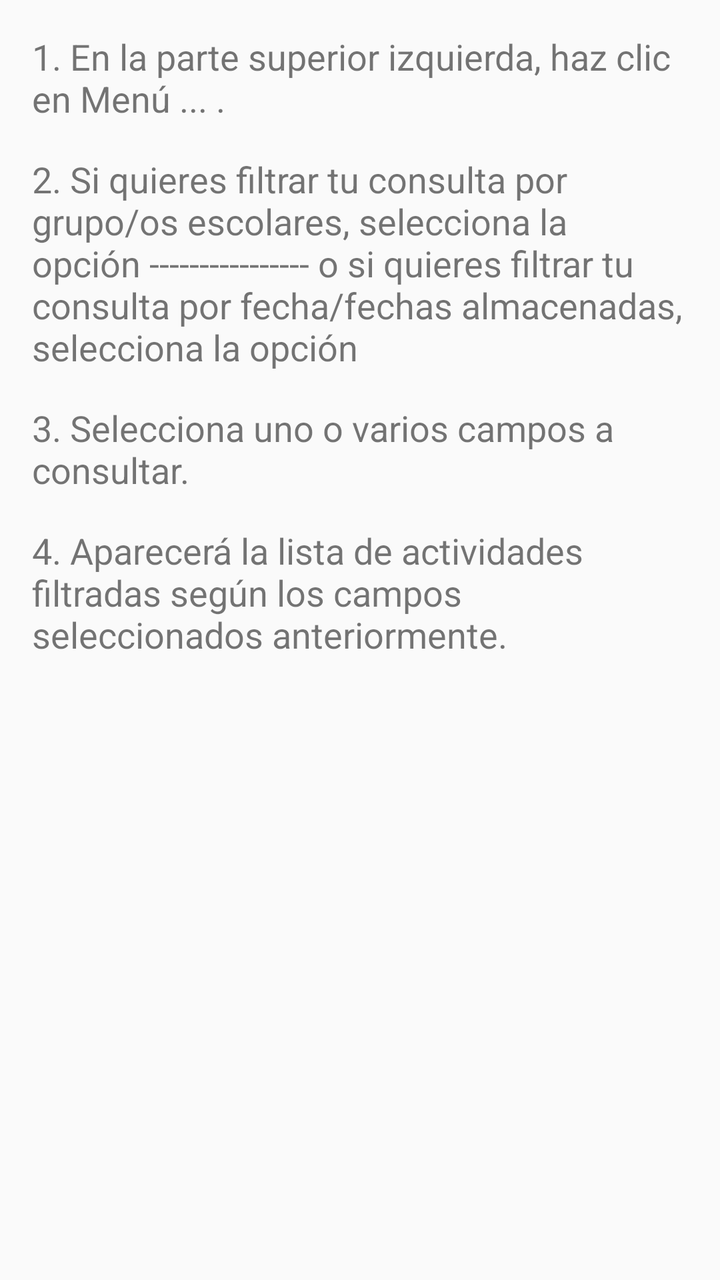
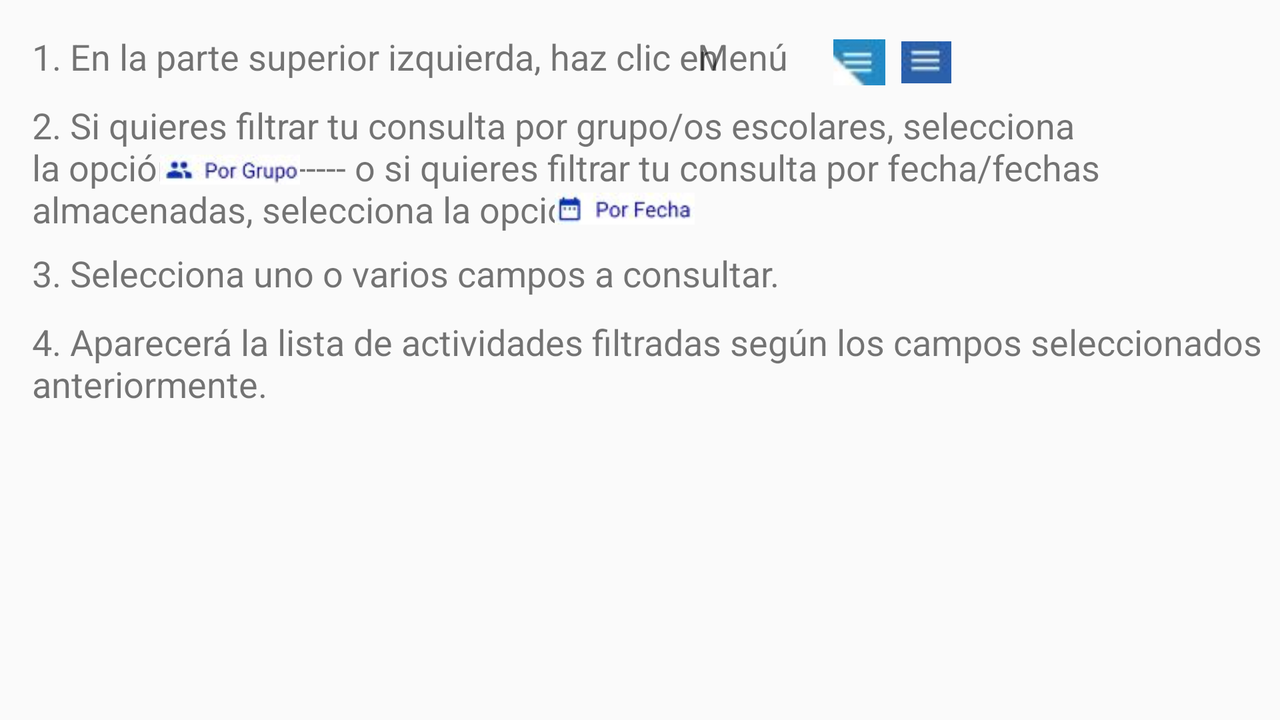

One screen, two layout resources from the same app: the default and the repository's alternative for another configuration. Each is rendered where Android would select it; the XML of both is given below.
<!-- AndroidManifest.xml: application theme AppTheme -->
<!-- res/layout/help_search.xml -->
<?xml version="1.0" encoding="utf-8"?>
<android.support.constraint.ConstraintLayout xmlns:android="http://schemas.android.com/apk/res/android"
    xmlns:app="http://schemas.android.com/apk/res-auto"
    xmlns:tools="http://schemas.android.com/tools"
    android:layout_width="match_parent"
    android:layout_height="match_parent"
    tools:context="com.example.mj_uc.excursapp.vista.Help.HelpSearch"
    tools:layout_editor_absoluteY="81dp">


    <TextView
        android:id="@+id/tvc1"
        android:layout_width="0dp"
        android:layout_height="wrap_content"
        android:layout_marginEnd="16dp"
        android:layout_marginStart="16dp"
        android:layout_marginTop="16dp"
        android:text="@string/help_search1"
        android:textAlignment="viewStart"
        android:textSize="18sp"
        app:layout_constraintEnd_toEndOf="parent"
        app:layout_constraintStart_toStartOf="parent"
        app:layout_constraintTop_toTopOf="parent" />

    <TextView
        android:id="@+id/tvc11"
        android:layout_width="0dp"
        android:layout_height="wrap_content"
        android:layout_marginEnd="16dp"
        android:layout_marginStart="16dp"
        android:layout_marginTop="16dp"
        android:text="@string/help_search2"
        android:textSize="18sp"
        app:layout_constraintEnd_toEndOf="parent"
        app:layout_constraintStart_toStartOf="parent"
        app:layout_constraintTop_toBottomOf="@+id/tvc1" />

    <TextView
        android:id="@+id/tvc2"
        android:layout_width="0dp"
        android:layout_height="wrap_content"
        android:layout_marginEnd="16dp"
        android:layout_marginStart="16dp"
        android:layout_marginTop="16dp"
        android:text="@string/help_search3"
        android:textSize="18sp"
        app:layout_constraintEnd_toEndOf="parent"
        app:layout_constraintStart_toStartOf="parent"
        app:layout_constraintTop_toBottomOf="@+id/tvc11" />

    <TextView
        android:id="@+id/tvc3"
        android:layout_width="0dp"
        android:layout_height="wrap_content"
        android:layout_marginEnd="16dp"
        android:layout_marginStart="16dp"
        android:layout_marginTop="16dp"
        android:text="@string/help_search4"
        android:textSize="18sp"
        app:layout_constraintEnd_toEndOf="parent"
        app:layout_constraintStart_toStartOf="parent"
        app:layout_constraintTop_toBottomOf="@+id/tvc2" />

</android.support.constraint.ConstraintLayout>
<!-- resources referenced by this layout -->
<resources>
  <string name="help_search1">1. En la parte superior izquierda, haz clic en Menú ... .</string>
  <string name="help_search2">2. Si quieres filtrar tu consulta por grupo/os escolares, selecciona la opción ---------------- o si quieres filtrar
          tu consulta por fecha/fechas almacenadas, selecciona la opción       </string>
  <string name="help_search3">3. Selecciona uno o varios campos a consultar.</string>
  <string name="help_search4">4. Aparecerá la lista de actividades filtradas según los campos seleccionados anteriormente.</string>
  <style name="AppTheme" parent="Theme.AppCompat.Light.NoActionBar">
          
          <item name="colorPrimary">@color/colorPrimary</item>
          <item name="colorPrimaryDark">@color/colorPrimaryDark</item>
          <item name="colorAccent">@color/colorPrimary</item>
          <item name="android:windowContentOverlay">@null</item>
          <item name="windowActionBar">false</item>
          <item name="windowNoTitle">true</item>
          <item name="drawerArrowStyle">@style/MaterialDrawer.DrawerArrowStyle</item>
      </style>
  <color name="colorPrimary">#2B60AA</color>
  <color name="colorPrimaryDark">#000</color>
  <style name="MaterialDrawer.DrawerArrowStyle" parent="Widget.AppCompat.DrawerArrowToggle">
          <item name="spinBars">false</item>
          <item name="color">@android:color/white</item>
      </style>
</resources>
<!-- res/layout-land/help_search.xml (the repository's variant of the layout above) -->
<!-- drawn on the phone turned sideways -->
<?xml version="1.0" encoding="utf-8"?>
<android.support.constraint.ConstraintLayout xmlns:android="http://schemas.android.com/apk/res/android"
    xmlns:app="http://schemas.android.com/apk/res-auto"
    xmlns:tools="http://schemas.android.com/tools"
    android:layout_width="match_parent"
    android:layout_height="match_parent"
    tools:context="com.example.mj_uc.excursapp.vista.Help.HelpSearch"
    tools:layout_editor_absoluteY="81dp">


    <TextView
        android:id="@+id/tvc1"
        android:layout_width="352dp"
        android:layout_height="wrap_content"
        android:layout_marginEnd="16dp"
        android:layout_marginStart="16dp"
        android:layout_marginTop="16dp"
        android:text="@string/help_create1"
        android:textAlignment="viewStart"
        android:textSize="18sp"
        app:layout_constraintEnd_toEndOf="parent"
        app:layout_constraintHorizontal_bias="0.0"
        app:layout_constraintStart_toStartOf="parent"
        app:layout_constraintTop_toTopOf="parent" />

    <TextView
        android:id="@+id/tvc11"
        android:layout_width="wrap_content"
        android:layout_height="wrap_content"
        android:layout_marginEnd="8dp"
        android:layout_marginLeft="16dp"
        android:layout_marginStart="25dp"
        android:text="@string/help_create11"
        android:textAlignment="viewStart"
        android:textSize="18sp"
        app:layout_constraintEnd_toEndOf="parent"
        app:layout_constraintHorizontal_bias="0.576"
        app:layout_constraintLeft_toLeftOf="parent"
        app:layout_constraintStart_toStartOf="parent"
        app:layout_constraintTop_toTopOf="@+id/tvc1" />

    <ImageView
        android:id="@+id/imageView"
        android:layout_width="wrap_content"
        android:layout_height="30dp"
        android:layout_marginEnd="8dp"
        android:layout_marginStart="8dp"
        app:layout_constraintEnd_toEndOf="parent"
        app:layout_constraintHorizontal_bias="0.072"
        app:layout_constraintStart_toEndOf="@+id/tvc11"
        app:layout_constraintTop_toTopOf="@+id/tvc1"
        app:srcCompat="@drawable/menu" />

    <ImageView
        android:id="@+id/imageView4"
        android:layout_width="wrap_content"
        android:layout_height="30dp"
        android:layout_marginEnd="8dp"
        android:layout_marginStart="8dp"
        app:layout_constraintEnd_toEndOf="parent"
        app:layout_constraintHorizontal_bias="0.376"
        app:layout_constraintStart_toStartOf="@+id/tvc11"
        app:layout_constraintTop_toTopOf="@+id/tvc1"
        app:srcCompat="@drawable/menu1" />

    <TextView
        android:id="@+id/tvc"
        android:layout_width="552dp"
        android:layout_height="wrap_content"
        android:layout_marginEnd="16dp"
        android:layout_marginStart="16dp"
        android:layout_marginTop="10dp"
        android:text="@string/help_search2"
        android:textSize="18sp"
        app:layout_constraintEnd_toEndOf="parent"
        app:layout_constraintHorizontal_bias="0.0"
        app:layout_constraintStart_toStartOf="parent"
        app:layout_constraintTop_toBottomOf="@+id/tvc11" />

    <ImageView
        android:id="@+id/imageView5"
        android:layout_width="70dp"
        android:layout_height="wrap_content"
        android:layout_marginBottom="8dp"
        android:layout_marginEnd="8dp"
        android:layout_marginStart="8dp"
        android:layout_marginTop="24dp"
        app:layout_constraintBottom_toBottomOf="@+id/tvc"
        app:layout_constraintEnd_toEndOf="@+id/tvc"
        app:layout_constraintHorizontal_bias="0.12"
        app:layout_constraintStart_toStartOf="@+id/tvc"
        app:layout_constraintTop_toTopOf="@+id/tvc"
        app:layout_constraintVertical_bias="0.062"
        app:srcCompat="@drawable/porgrupo" />

    <ImageView
        android:id="@+id/imageView6"
        android:layout_width="70dp"
        android:layout_height="wrap_content"
        android:layout_marginBottom="8dp"
        android:layout_marginEnd="16dp"
        android:layout_marginLeft="16dp"
        android:layout_marginStart="25dp"
        android:layout_marginTop="44dp"
        app:layout_constraintBottom_toBottomOf="@+id/tvc"
        app:layout_constraintEnd_toEndOf="parent"
        app:layout_constraintHorizontal_bias="0.477"
        app:layout_constraintLeft_toLeftOf="parent"
        app:layout_constraintStart_toStartOf="parent"
        app:layout_constraintTop_toTopOf="@+id/tvc"
        app:layout_constraintVertical_bias="0.0"
        app:srcCompat="@drawable/porfecha" />

    <TextView
        android:id="@+id/tvc2"
        android:layout_width="552dp"
        android:layout_height="wrap_content"
        android:layout_marginEnd="16dp"
        android:layout_marginStart="16dp"
        android:layout_marginTop="10dp"
        android:text="@string/help_search3"
        android:textSize="18sp"
        app:layout_constraintEnd_toEndOf="parent"
        app:layout_constraintHorizontal_bias="0.0"
        app:layout_constraintStart_toStartOf="parent"
        app:layout_constraintTop_toBottomOf="@+id/imageView6" />

    <TextView
        android:id="@+id/tvc3"
        android:layout_width="618dp"
        android:layout_height="wrap_content"
        android:layout_marginEnd="16dp"
        android:layout_marginStart="16dp"
        android:layout_marginTop="10dp"
        android:text="@string/help_search4"
        android:textSize="18sp"
        app:layout_constraintEnd_toEndOf="parent"
        app:layout_constraintHorizontal_bias="0.0"
        app:layout_constraintStart_toStartOf="parent"
        app:layout_constraintTop_toBottomOf="@+id/tvc2" />

</android.support.constraint.ConstraintLayout>
<!-- resources referenced by the variant -->
<!-- as the phone turned sideways resolves them -->
<resources>
  <!-- drawable menu: jpg bitmap (drawable, 8052 bytes) -->
  <!-- drawable menu1: jpg bitmap (drawable, 8001 bytes) -->
  <!-- drawable porfecha: jpg bitmap (drawable, 8562 bytes) -->
  <!-- drawable porgrupo: jpg bitmap (drawable, 8641 bytes) -->
  <string name="help_create1">1. En la parte superior izquierda, haz clic en</string>
  <string name="help_create11">Menú </string>
  <string name="help_search2">2. Si quieres filtrar tu consulta por grupo/os escolares, selecciona la opción ---------------- o si quieres filtrar
          tu consulta por fecha/fechas almacenadas, selecciona la opción       </string>
  <string name="help_search3">3. Selecciona uno o varios campos a consultar.</string>
  <string name="help_search4">4. Aparecerá la lista de actividades filtradas según los campos seleccionados anteriormente.</string>
  <style name="AppTheme" parent="Theme.AppCompat.Light.NoActionBar">
          
          <item name="colorPrimary">@color/colorPrimary</item>
          <item name="colorPrimaryDark">@color/colorPrimaryDark</item>
          <item name="colorAccent">@color/colorPrimary</item>
          <item name="android:windowContentOverlay">@null</item>
          <item name="windowActionBar">false</item>
          <item name="windowNoTitle">true</item>
          <item name="drawerArrowStyle">@style/MaterialDrawer.DrawerArrowStyle</item>
      </style>
  <color name="colorPrimary">#2B60AA</color>
  <color name="colorPrimaryDark">#000</color>
  <style name="MaterialDrawer.DrawerArrowStyle" parent="Widget.AppCompat.DrawerArrowToggle">
          <item name="spinBars">false</item>
          <item name="color">@android:color/white</item>
      </style>
</resources>
